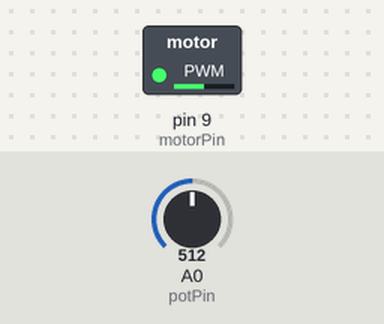
Recording of a sketch running on a simulated Arduino Uno, built with avr-gcc and run on an emulated ATmega328P. Shown: switched loads named in the sketch (green lamp = pin HIGH). Inputs (shaded band) come from the test bench; at power-on: A0 (potPin) = 512. What the sketch prints to the serial monitor is not drawn.

Above: at 2.8 s.
2.9 s: A0 (potPin) set to 716
At 4.9 s:
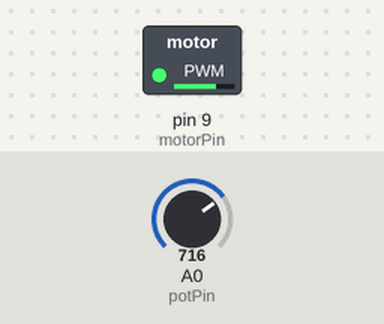
5.6 s: A0 (potPin) set to 900
At 6.4 s:
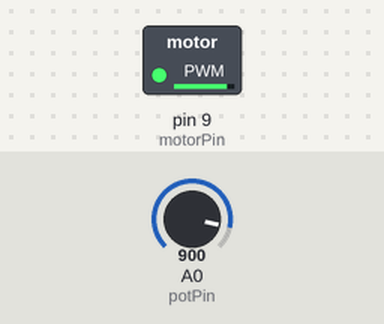
8.3 s: A0 (potPin) set to 122
At 10.7 s:
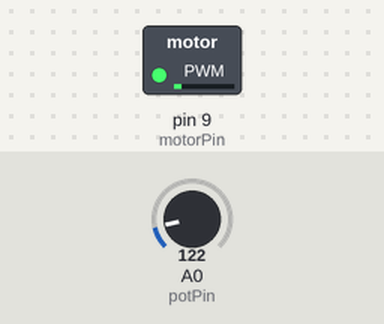
11.5 s: A0 (potPin) set to 0
At 13.4 s:
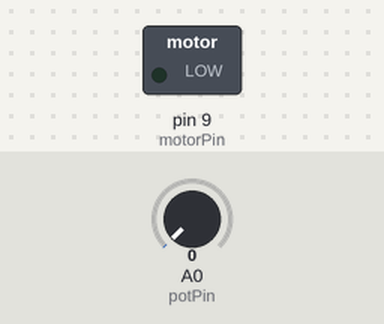
14.2 s: A0 (potPin) set to 511
At 16.6 s:
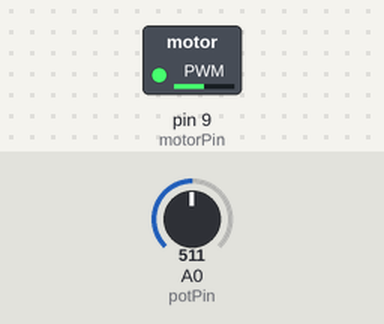
Timing chart, 0 to 18.1 s (numbered marks = the images above; inputs shaded):
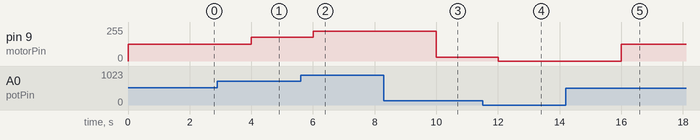

The sketch:

motor_Control.ino
```cpp
int potPin=A0;
int motorPin=9;

int potValue=0;
int motorValue=0;

void setup() {
  // put your setup code here, to run once:
  Serial.begin(9600);
}

void loop() {
  // put your main code here, to run repeatedly:
  potValue=analogRead(potPin);
  motorValue=map(potValue,0,1023,0,255);

  analogWrite(motorPin,motorValue);

  Serial.print("Potentiometer = ");
  Serial.print(potValue);
  Serial.print("\t Motor = ");
  Serial.print(motorValue);

  delay(2000);
}
```

Measured:
- after the input at 2.9 s, pin 9 (motorPin): 127/255 → 178/255 after 1.1 s
- after the input at 5.6 s, pin 9 (motorPin): 178/255 → 224/255 after 0.40 s
- after the input at 8.3 s, pin 9 (motorPin): 224/255 → 30/255 after 1.7 s
- after the input at 11.5 s, pin 9 (motorPin): 30/255 → 0/255 after 0.50 s
- after the input at 14.2 s, pin 9 (motorPin): 0/255 → 127/255 after 1.8 s
